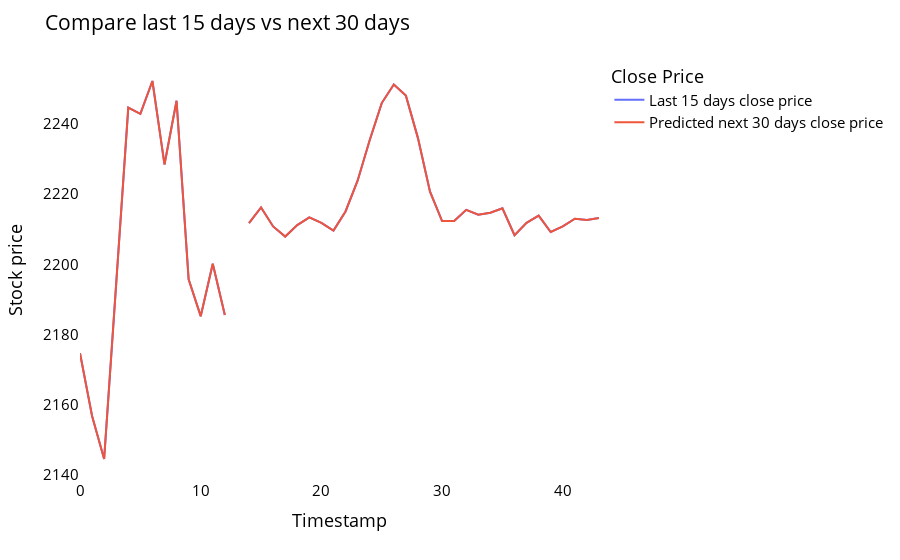

Notebook cell for this chart:
### Code cell
temp_mat = np.empty((len(last_days)+pred_days+1,1))
temp_mat[:] = np.nan
temp_mat = temp_mat.reshape(1,-1).tolist()[0]

last_original_days_value = temp_mat
next_predicted_days_value = temp_mat

last_original_days_value[0:time_step+1] = scaler.inverse_transform(closedf[len(closedf)-time_step:]).reshape(1,-1).tolist()[0]
next_predicted_days_value[time_step+1:] = scaler.inverse_transform(np.array(lst_output).reshape(-1,1)).reshape(1,-1).tolist()[0]

names = cycle(['Last 15 days close price','Predicted next 30 days close price'])

new_pred_plot = pd.DataFrame({
    'last_original_days_value':last_original_days_value,
    'next_predicted_days_value':next_predicted_days_value
})

fig = px.line(new_pred_plot,x=new_pred_plot.index, y=[new_pred_plot['last_original_days_value'],
                                                      new_pred_plot['next_predicted_days_value']],
              labels={'value': 'Stock price','index': 'Timestamp'})
fig.update_layout(title_text='Compare last 15 days vs next 30 days',
                  plot_bgcolor='white', font_size=15, font_color='black',legend_title_text='Close Price')
fig.for_each_trace(lambda t:  t.update(name = next(names)))

fig.update_xaxes(showgrid=False)
fig.update_yaxes(showgrid=False)
fig.show()

### Figure 1 — Plotly figure (JSON) as saved in the notebook; plotly's stock layout.template omitted (floating-point values rounded to 4 significant figures)
{"data": [{"hovertemplate": "variable=last_original_days_value<br>Timestamp=%{x}<br>Stock price=%{y}<extra></extra>", "legendgroup": "last_original_days_value", "line": {"color": "#636efa", "dash": "solid"}, "marker": {"symbol": "circle"}, "mode": "lines", "name": "Last 15 days close price", "orientation": "v", "showlegend": true, "type": "scatter", "x": [0, 1, 2, 3, 4, 5, 6, 7, 8, 9, 10, 11, 12, 13, 14, 15, 16, 17, 18, 19, 20, 21, 22, 23, 24, 25, 26, 27, 28, 29, 30, 31, 32, 33, 34, 35, 36, 37, 38, 39, 40, 41, 42, 43], "xaxis": "x", "y": [2175.0, 2157.0, 2144.0, 2195.0, 2245.0, 2243.0, 2252.0, 2228.0, 2247.0, 2196.0, 2185.0, 2200.0, 2186.0, null, 2212.0, 2216.0, 2211.0, 2208.0, 2211.0, 2213.0, 2212.0, 2210.0, 2215.0, 2224.0, 2235.0, 2246.0, 2251.0, 2248.0, 2236.0, 2221.0, 2212.0, 2212.0, 2216.0, 2214.0, 2215.0, 2216.0, 2208.0, 2212.0, 2214.0, 2209.0, 2211.0, 2213.0, 2213.0, 2213.0], "yaxis": "y"}, {"hovertemplate": "variable=next_predicted_days_value<br>Timestamp=%{x}<br>Stock price=%{y}<extra></extra>", "legendgroup": "next_predicted_days_value", "line": {"color": "#EF553B", "dash": "solid"}, "marker": {"symbol": "circle"}, "mode": "lines", "name": "Predicted next 30 days close price", "orientation": "v", "showlegend": true, "type": "scatter", "x": [0, 1, 2, 3, 4, 5, 6, 7, 8, 9, 10, 11, 12, 13, 14, 15, 16, 17, 18, 19, 20, 21, 22, 23, 24, 25, 26, 27, 28, 29, 30, 31, 32, 33, 34, 35, 36, 37, 38, 39, 40, 41, 42, 43], "xaxis": "x", "y": [2175.0, 2157.0, 2144.0, 2195.0, 2245.0, 2243.0, 2252.0, 2228.0, 2247.0, 2196.0, 2185.0, 2200.0, 2186.0, null, 2212.0, 2216.0, 2211.0, 2208.0, 2211.0, 2213.0, 2212.0, 2210.0, 2215.0, 2224.0, 2235.0, 2246.0, 2251.0, 2248.0, 2236.0, 2221.0, 2212.0, 2212.0, 2216.0, 2214.0, 2215.0, 2216.0, 2208.0, 2212.0, 2214.0, 2209.0, 2211.0, 2213.0, 2213.0, 2213.0], "yaxis": "y"}], "layout": {"font": {"color": "black", "size": 15}, "legend": {"title": {"text": "Close Price"}, "tracegroupgap": 0}, "margin": {"t": 60}, "plot_bgcolor": "white", "title": {"text": "Compare last 15 days vs next 30 days"}, "xaxis": {"anchor": "y", "domain": [0, 1], "showgrid": false, "title": {"text": "Timestamp"}}, "yaxis": {"anchor": "x", "domain": [0, 1], "showgrid": false, "title": {"text": "Stock price"}}}}
